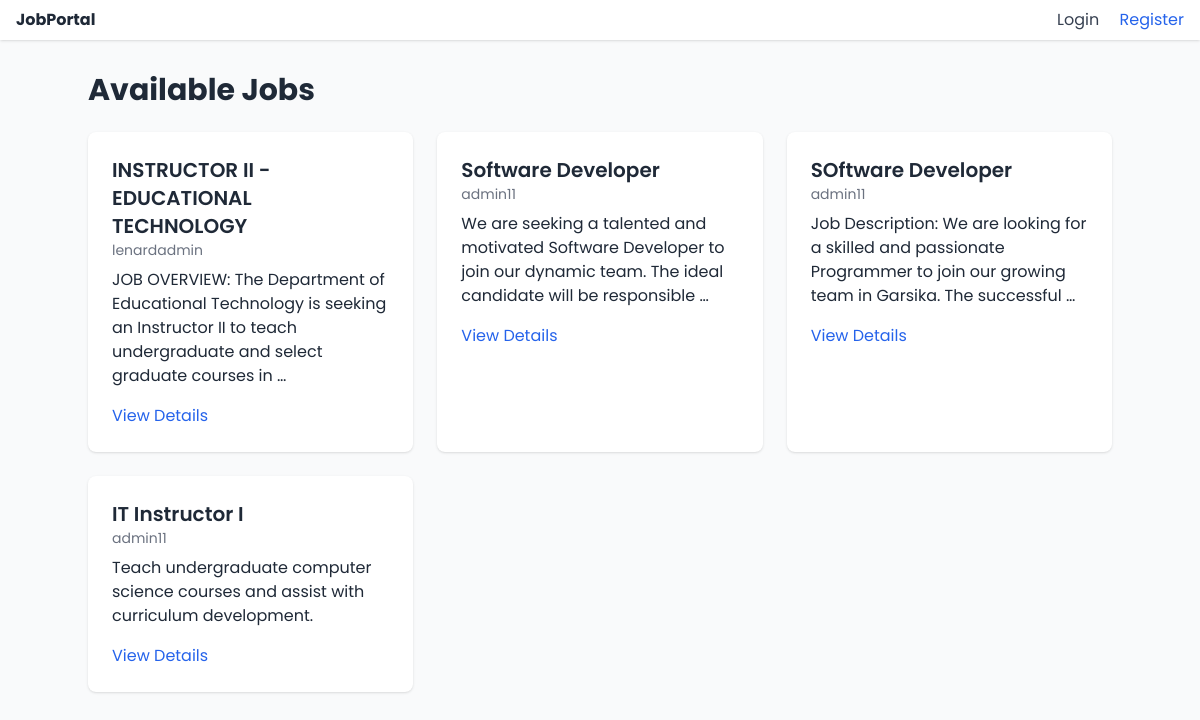
The app's page /jobs/, older data.
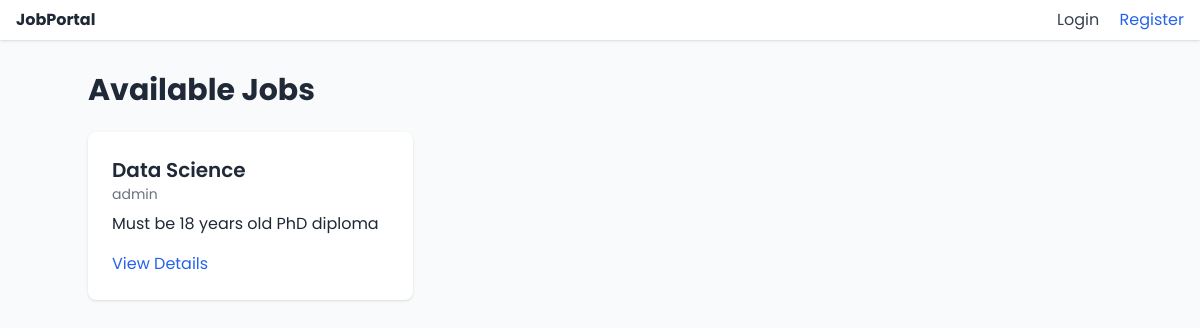
The same page, newer data.
### jobs/models.py (models this page shows, shortened)
class Job(models.Model):
    title = models.CharField(max_length=255)
    description = models.TextField()
    company_name = models.CharField(max_length=255)
    location = models.CharField(max_length=255)
    posted_date = models.DateTimeField(auto_now_add=True)
    posted_by = models.ForeignKey(User, on_delete=models.CASCADE)
    qualifications_required = models.TextField(blank=True)
    skills_required = models.TextField(blank=True)
    experience_required = models.TextField(blank=True)

### jobs/views.py (the view)
# urls.py: path('jobs/', views.job_list, name='job_list'),
def job_list(request):
    jobs = Job.objects.all()  # You can add filters here to show specific jobs
    return render(request, 'job_list.html', {'jobs': jobs})

### jobs/templates/job_list.html (shortened to what this page needs)
{% extends "base.html" %}
{% block content %}
<div class="max-w-6xl mx-auto mt-8">
    <h1 class="text-3xl font-bold mb-6">Available Jobs</h1>
    <div class="grid grid-cols-1 md:grid-cols-2 lg:grid-cols-3 gap-6">
        {% for job in jobs %}
        <div class="bg-white p-6 rounded-lg shadow hover:shadow-xl transition duration-300">
            <h3 class="text-xl font-semibold">{{ job.title }}</h3>
            <p class="text-sm text-gray-500">{{ job.company_name }}</p>
            <p class="mt-2">{{ job.description|truncatewords:20 }}</p>
            <a href="{% url 'job_detail' job.id %}" class="text-blue-600 hover:underline mt-4 block">View Details</a>
        </div>
        {% endfor %}
    </div>
</div>
{% endblock %}

### jobs/templates/base.html (shortened to what this page needs)
<!DOCTYPE html>
<html lang="en">
<head>
  <link rel="stylesheet" href="https://cdnjs.cloudflare.com/ajax/libs/font-awesome/6.4.0/css/all.min.css">
  <script src="https://cdn.tailwindcss.com"></script>
</head>
<body class="bg-gray-50 text-gray-800 font-[Poppins]">
  <nav class="bg-white shadow px-4 py-2 flex justify-between items-center">
    <a href="{% url 'home' %}" class="font-bold">JobPortal</a>
    <div>
      {% if user.is_authenticated %}
        {% if user.profile.role == 'seeker' %}
          <a href="{% url 'job_list' %}" class="mr-4 text-gray-700 hover:underline">Jobs</a>
        {% elif user.profile.role == 'employer' %}
          <a href="{% url 'employer_dashboard' %}" class="mr-4 text-gray-700 hover:underline">Dashboard</a>
        {% endif %}
        <a href="{% url 'logout' %}" class="text-red-500 hover:underline">Logout</a>
      {% else %}
        <a href="{% url 'login' %}" class="mr-4 text-gray-700 hover:underline">Login</a>
        <a href="{% url 'register' %}" class="text-blue-600 hover:underline">Register</a>
      {% endif %}
    </div>
  </nav>
  <div class="container mx-auto mt-4">
    {% block content %}{% endblock %}
  </div>
</body>
</html>

Row changes from the older to the newer data that the page shows:
removed Job: title "INSTRUCTOR II - EDUCATIONAL TECHNOLOGY", company_name "lenardadmin", description "JOB OVERVIEW: The Department of Educational Technology is seeking an Instructor II to teach undergraduate and select graduate courses in …"
removed Job: title "Software Developer", company_name "admin11", description "We are seeking a talented and motivated Software Developer to join our dynamic team. The ideal candidate will be responsible …"
removed Job: title "SOftware Developer", company_name "admin11", description "Job Description: We are looking for a skilled and passionate Programmer to join our growing team in Garsika. The successful …"
removed Job: title "IT Instructor I", company_name "admin11", description "Teach undergraduate computer science courses and assist with curriculum development."
added Job: title "Data Science", company_name "admin", description "Must be 18 years old PhD diploma"
